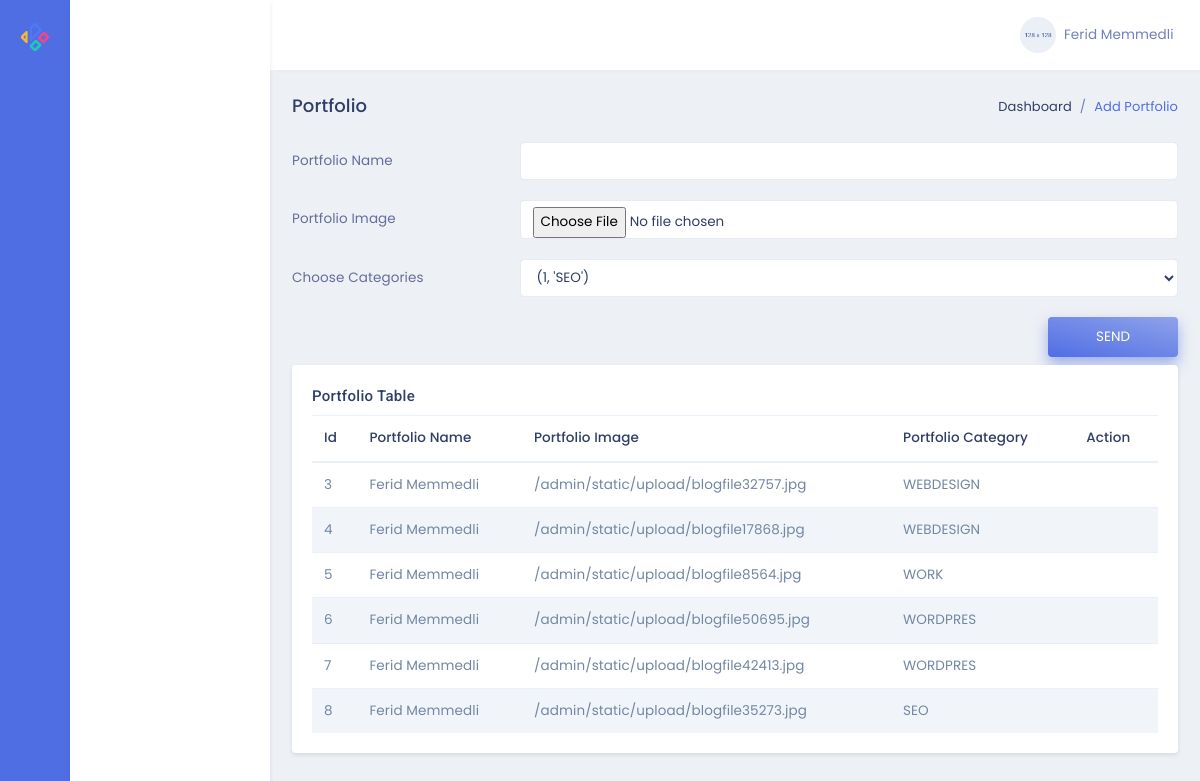
The page /admin/portfolio (signed in) on the database its author committed.
### models.py (models this page shows)
class Portfolio(db.Model):
    id = db.Column(db.Integer, primary_key=True)
    title = db.Column(db.String,nullable=False)
    image = db.Column(db.String,nullable=False)
    category_id = db.Column(db.Integer,db.ForeignKey('category.id'),nullable=False)

class Category(db.Model):
    id = db.Column(db.Integer, primary_key=True)
    name = db.Column(db.String,nullable=False)
    port = db.relationship('Portfolio',backref='category',lazy=True)

### admin/routes.py (the view, shortened to what this page needs)
@admin.route('/portfolio',methods=['POST','GET'])
def adminPortfolio():
    if not current_user.is_authenticated:
        return redirect('/auth')
    formportfolio=PortfolioForm()
    return render_template('/admin/editPortfolio.html',form=formportfolio,port=Portfolio.query.all(),cat=Category.query.all())

### forms.py
class PortfolioForm(FlaskForm):
    title = StringField('Portfolio Name')
    image = FileField('Portfolio Image')
    category = SelectField('Choose Categories',choices=Category.query.with_entities(Category.id,Category.name).all())
    submit=SubmitField()

### models.py (called while the page is built)
@login_manager.user_loader
def load_user(user_id):
    return User.query.get(user_id)

### admin/templates/admin/editPortfolio.html
{% extends "admin/layout.html" %}
{% block contentAdmin %}
<div class="row">
    <div class="col-sm-12">
        <div class="page-title-box">
            <div class="float-right">
                <ol class="breadcrumb">
                    <li class="breadcrumb-item"><a href="javascript:void(0);">Dashboard</a></li>
                    <li class="breadcrumb-item active">Add Portfolio</li>
                </ol>
            </div>
            <h4 class="page-title">Portfolio</h4>
        </div>
    </div>
</div>
<form action="{{url_for('admin.adminPortfolio')}}" method="POST" class="row" enctype="multipart/form-data">
    <div class="col-12">
        <div class="form-group row">
            {{form.title.label(class='col-3 col-form-label text-left', for='example-text-input')}}
            <div class="col-9">
                {{form.title(class='form-control', id="example-text-input")}}
            </div>
        </div>
    </div>
    <div class="col-12">
        <div class="form-group row">
            {{form.image.label(class='col-3 col-form-label text-left', for='example-text-input1')}}
            <div class="col-9">
                {{form.image(class='form-control', id="example-text-input1")}}
            </div>
        </div>
    </div>
    <div class="col-12">
        <div class="form-group row">
            {{form.category.label(class='col-3 col-form-label text-left', for='example-text-input2')}}
            <div class="col-9">
                {{form.category(class='form-control', id="example-text-input2")}}
            </div>
        </div>
    </div>
    <div class="col-sm-12 text-right">
        {{form.submit(class='btn btn-gradient-primary px-5 py-2 mb-2',value='SEND')}}
    </div>
</form>
<div class="row">
    <div class="col-lg-12">
        <div class="card">
            <div class="card-body">
                <h4 class="mt-0 header-title">Portfolio Table</h4>
                <div class="table-responsive">
                    <table class="table table-striped mb-0">
                        <thead>
                            <tr>
                                <th>Id</th>
                                <th>Portfolio Name</th>
                                <th>Portfolio Image</th>
                                <th>Portfolio Category</th>
                                <th>Action</th>
                            </tr>
                        </thead>
                        <tbody>
                            {% for i in port %}
                            <tr>
                                <td>{{i.id}}</td>
                                <td>{{i.title}}</td>
                                <td>{{i.image}}</td>
                                {% for a in cat %}
                                {% if a.id==i.category_id %}
                                <td>{{a.name}}</td>
                                {% endif %}
                                {% endfor %}
                                <td>
                                    <a href="/admin/deleteportfolio/{{i.id}}"><i
                                            class="fas fa-trash-alt text-danger font-16"></i></a>
                                </td>
                            </tr>
                            {% endfor %}
                        </tbody>
                    </table>
                </div>
            </div>
        </div>
    </div>
</div>
{% endblock %}

### rows shown on the page
Portfolio: id "3", title "Ferid Memmedli", image "/admin/static/upload/blogfile32757.jpg"
Category: name "WEBDESIGN"
Portfolio: id "4", title "Ferid Memmedli", image "/admin/static/upload/blogfile17868.jpg"
Portfolio: id "5", title "Ferid Memmedli", image "/admin/static/upload/blogfile8564.jpg"
Category: name "WORK"
Portfolio: id "6", title "Ferid Memmedli", image "/admin/static/upload/blogfile50695.jpg"
Category: name "WORDPRES"
Portfolio: id "7", title "Ferid Memmedli", image "/admin/static/upload/blogfile42413.jpg"
Portfolio: id "8", title "Ferid Memmedli", image "/admin/static/upload/blogfile35273.jpg"
Category: name "SEO"
